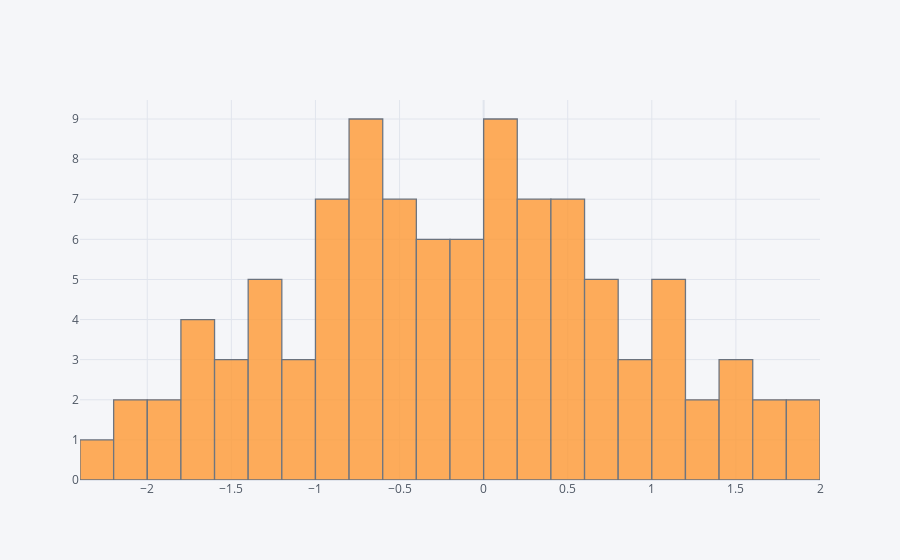

The notebook cell saved with this chart:
### Markdown cell above
## histogram

### Code cell
df['A'].iplot(kind='hist',bins=25)

### Figure 1 — Plotly figure (JSON) as saved in the notebook; plotly's stock layout.template omitted (floating-point values rounded to 4 significant figures)
{"data": [{"histfunc": "count", "histnorm": "", "marker": {"color": "rgba(255, 153, 51, 1.0)", "line": {"color": "#4D5663", "width": 1.3}}, "name": "A", "nbinsx": 25, "opacity": 0.8, "orientation": "v", "type": "histogram", "x": [0.006313, 0.001215, -0.6151, 1.019, -0.7495, -1.799, 0.1538, -0.5577, 1.559, 1.7, -0.1524, 0.3904, -0.5615, -1.27, -0.02452, -0.7171, 0.1138, -2.326, 0.3702, 0.1558, -1.229, -1.083, 0.4397, -0.7927, -0.1343, -0.8773, 1.145, 0.5149, 0.2927, -0.5276, -1.968, 1.424, -0.685, -0.8203, -0.6735, -0.4898, -0.8625, 1.827, -0.2573, 0.743, 1.953, 0.6072, -0.7097, -0.6679, 0.1279, -0.2968, -0.2449, 0.5029, 0.5009, 0.3533, 0.2425, -1.306, 0.9756, -1.907, 0.9768, -0.4581, 0.3189, -1.654, -0.4313, 0.6899, -1.46, 0.4624, 0.1714, -0.01231, -2.075, 0.4237, -0.0627, 1.28, -1.025, -1.495, 1.073, 0.4028, -2.143, 0.6002, -0.3925, -1.234, -0.2789, -0.8258, 1.392, 1.033, -0.8694, 1.548, -0.7614, -1.725, -1.127, -0.9821, -0.3255, -1.355, 0.3971, 0.605, 1.708, 0.1749, -1.546, 0.1437, -1.689, 1.181, -0.9962, -0.5223, -0.07165, 0.9033]}], "layout": {"barmode": "overlay", "legend": {"bgcolor": "#F5F6F9", "font": {"color": "#4D5663"}}, "paper_bgcolor": "#F5F6F9", "plot_bgcolor": "#F5F6F9", "title": {"font": {"color": "#4D5663"}}, "xaxis": {"gridcolor": "#E1E5ED", "showgrid": true, "tickfont": {"color": "#4D5663"}, "title": {"font": {"color": "#4D5663"}, "text": ""}, "zerolinecolor": "#E1E5ED"}, "yaxis": {"gridcolor": "#E1E5ED", "showgrid": true, "tickfont": {"color": "#4D5663"}, "title": {"font": {"color": "#4D5663"}, "text": ""}, "zerolinecolor": "#E1E5ED"}}}
